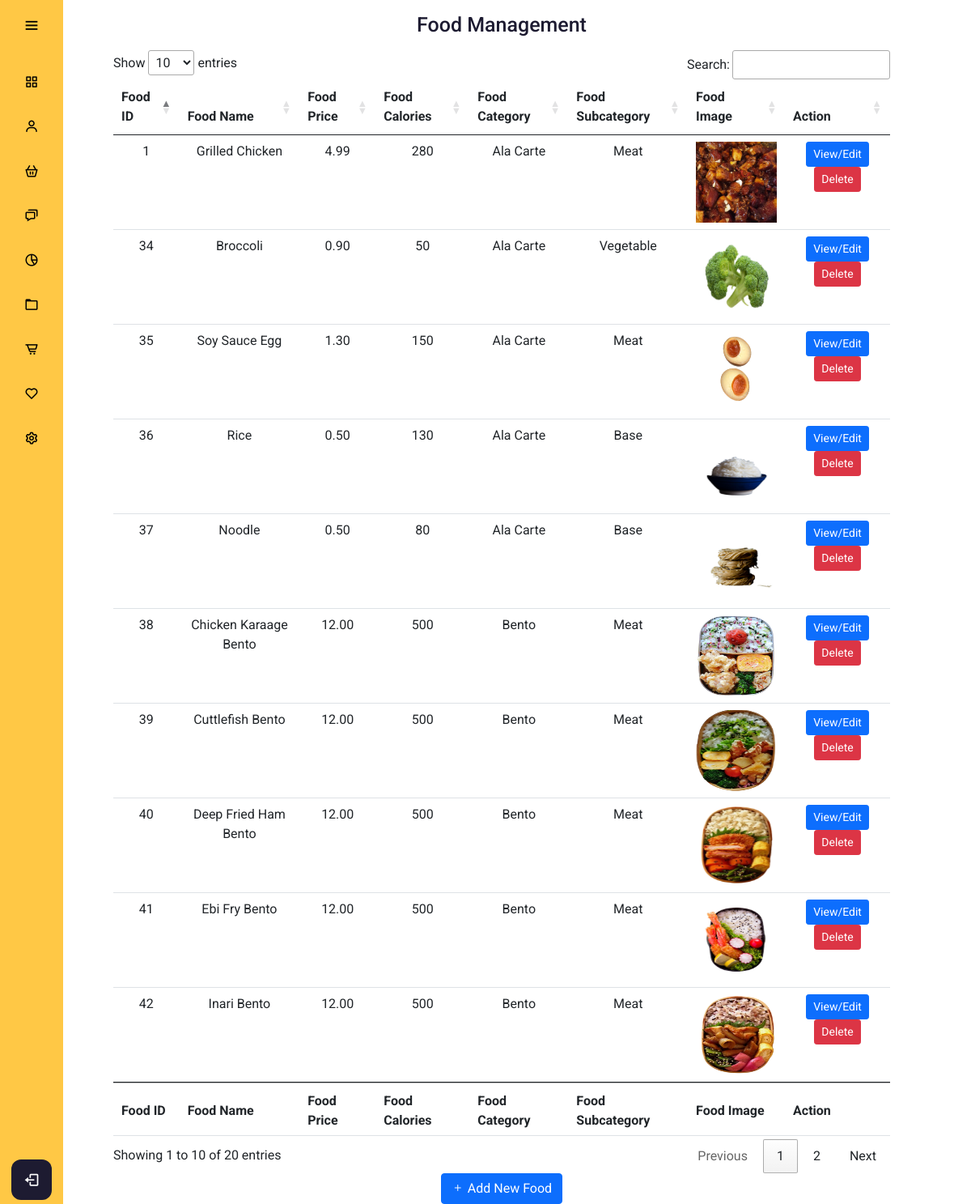
The app's page /admin/foodmanagement.php with its own data.
### tables this page shows
CREATE TABLE `food` (
  `food_id` int(11) NOT NULL,
  `food_name` varchar(255) NOT NULL,
  `food_category` varchar(128) NOT NULL,
  `food_subcategory` varchar(128) NOT NULL,
  `food_healthierchoice` smallint(6) DEFAULT '0',
  `food_vegan` smallint(6) DEFAULT NULL,
  `food_price` decimal(10,2) NOT NULL,
  `food_calories` int(11) NOT NULL,
  `food_img` varchar(256) DEFAULT NULL
);

### config/db.php (called while the page is built, shortened)
<?php
class DB {
  protected static $mdb = null;
  public static function getMDB() {
    $mdb = DB::$mdb;
    if ($mdb === null) {
      $mdb = DB::$mdb = new MeekroDB();
    }
    $mdb->sync_config();
    return $mdb;
  }
  public static function query() { $args = func_get_args(); return call_user_func_array(array(DB::getMDB(), 'query'), $args); }
}
class MeekroDB {
  public $encoding = 'latin1';
  public $connect_options = array(MYSQLI_OPT_CONNECT_TIMEOUT => 30);
  public $internal_mysql = null;
  public function __construct($host=null, $user=null, $password=null, $dbName=null, $port=null, $encoding=null, $socket=null)  {
    if ($encoding === null) $encoding = DB::$encoding;
    $this->encoding = $encoding;
  }
  public function get() {
    $mysql = $this->internal_mysql;
    if (!($mysql instanceof MySQLi)) {
      $mysql = new mysqli();
      foreach ($this->connect_options as $key => $value) {
        $mysql->options($key, $value);
      }
      $mysql->set_charset($this->encoding);
      $this->internal_mysql = $mysql;
    }
    return $mysql;
  }
  protected function preparseQueryParams() {
    $args = func_get_args();
    $sql = trim(strval(array_shift($args)));
    $args_all = $args;
    if (count($args_all) == 0) return array($sql);
    $chunkyQuery = array();
    return $chunkyQuery;
  }
  public function parseQueryParams() {
    $args = func_get_args();
    $chunkyQuery = call_user_func_array(array($this, 'preparseQueryParams'), $args);
    $query = '';
    foreach ($chunkyQuery as $chunk) {
      if (is_string($chunk)) {
        $query .= $chunk;
        continue;
      }
      $result = '';
      $query .= $result;
    }
    return $query;
  }
  protected function prependCall($function, $args, $prepend) { array_unshift($args, $prepend); return call_user_func_array($function, $args); }
  public function query() { $args = func_get_args(); return $this->prependCall(array($this, 'queryHelper'), $args, 'assoc'); }
  protected function queryHelper() {
    $args = func_get_args();
    $type = array_shift($args);
    $db = $this->get();
    $is_buffered = true;
    $row_type = 'assoc';
    $full_names = false;
    $sql = call_user_func_array(array($this, 'parseQueryParams'), $args);
    $result = $db->query($sql, $is_buffered ? MYSQLI_STORE_RESULT : MYSQLI_USE_RESULT);
    $return = array();
    while ($row = ($row_type == 'assoc' ? $result->fetch_assoc() : $result->fetch_row())) {
      $return[] = $row;
    }
    return $return;
  }
}
?>

### admin/foodmanagement.php (the view, shortened to what this page needs)
<?php
include "../config/db.php";
?>
<!DOCTYPE html>
<html lang="en" dir="ltr">
  <head>
    <link rel="stylesheet" href="adminstyle.css">
    <link href='https://unpkg.com/boxicons@2.0.7/css/boxicons.min.css' rel='stylesheet'>
    <link href="https://cdn.jsdelivr.net/npm/bootstrap@5.0.0-beta3/dist/css/bootstrap.min.css" rel="stylesheet">
    <link rel="stylesheet" href="https://cdn.jsdelivr.net/npm/bootstrap-icons@1.4.1/font/bootstrap-icons.css">
    <link rel="stylesheet" href="https://cdn.datatables.net/1.10.25/css/jquery.dataTables.min.css">
   </head>
<body>
  <?php
  include "adminheader.php";
  ?>
  <div class="home_content">
    <div class="text">Food Management </div>
    <table id="myTable" class="table table-hover">
        <thead>
            <tr>
            <th scope="col">Food ID</th>
            <th scope="col">Food Name</th>
            <th scope="col">Food Price</th>
            <th scope="col">Food Calories</th>
            <th scope="col">Food Category</th>
            <th scope="col">Food Subcategory</th>
            <th scope="col">Food Image</th>
            <th scope="col">Action</th>
            </tr>
        </thead>
        <tbody>
        <?php
        $getFoodQuery = DB::query("SELECT * FROM food");
        foreach($getFoodQuery as $getFoodResult){
        ?>
            <tr class="fooddata fooddata<?php echo $getFoodResult['food_id']; ?>">
              <td class="foodid"><?php echo $getFoodResult['food_id']; ?></td>
              <td class="foodname"><?php echo ucwords($getFoodResult['food_name']); ?></td>
              <td class="foodname"><?php echo $getFoodResult['food_price']; ?></td>
              <td class="foodcalories"><?php echo $getFoodResult['food_calories']; ?></td>
              <td class="foodcategory"><?php echo ucwords($getFoodResult['food_category']); ?></td>
              <td class="foodsubcategory"><?php echo ucwords($getFoodResult['food_subcategory']); ?></td>
              <td class="foodsimg"><img src="<?php echo $getFoodResult['food_img']; ?>"></td>
              <td><button type="button" class="btn btn-primary btn-sm editFood" id="editFood" value="editFood" data-id="<?php echo $getFoodResult['food_id']; ?>" data-bs-toggle="modal" data-bs-target="#foodinfo<?php echo $getFoodResult['food_id']; ?>" >View/Edit</button>
                  <button type="button" class="btn btn-danger btn-sm deleteFood" data-id="<?php echo $getFoodResult['food_id']; ?>" data-url="<?php echo $getFoodResult['food_img'] ?>" data-name="<?php echo $getFoodResult['food_name']; ?>" >Delete</button>
              </td>
            </tr>
        <?php
        }
        ?>
        </tbody>
        <tfoot>
          <tr>
            <th scope="col">Food ID</th>
            <th scope="col">Food Name</th>
            <th scope="col">Food Price</th>
            <th scope="col">Food Calories</th>
            <th scope="col">Food Category</th>
            <th scope="col">Food Subcategory</th>
            <th scope="col">Food Image</th>
            <th scope="col">Action</th>
          </tr>
        </tfoot>
    </table>
    <button type="button" data-bs-toggle="modal" data-bs-target="#addFood" class="btn btn-primary"><i class="bi bi-plus"></i> Add New Food</button>
  </div>
</body>
</html>

### admin/adminstyle.css (style rules this page uses)
* { margin: 0; padding: 0; box-sizing: border-box; font-family: "Roboto" , sans serif; }
body { position: relative; min-height: 100vh; width: 100%; overflow: scroll; }
.home_content { position: absolute; height: 100%; width: 80%; text-align: center; left: 140px; background: none; box-shadow: 0 5px 10px rgba(0,0,0,0.2px); transition: all 0.5s ease; justify-content: space-between; }
.home_content .text { font-size: 25px; font-weight: 500; color: #1d1b31; margin: 12px; }
.foodsimg { width:100px; height:100px; }
img { width:100px; height:100px; }

### records on screen
food: food_id "1", food_name "Grilled Chicken", food_price "4.99", food_calories "280", food_category "Ala Carte", food_subcategory "Meat", shows a picture
food: food_id "34", food_name "Broccoli", food_price "0.90", food_calories "50", food_category "Ala Carte", food_subcategory "Vegetable", food_img (picture)
food: food_id "35", food_name "Soy Sauce Egg", food_price "1.30", food_calories "150", food_category "Ala Carte", food_subcategory "Meat", food_img (picture)
food: food_id "36", food_name "Rice", food_price "0.50", food_calories "130", food_category "Ala Carte", food_subcategory "Base", food_img (picture)
food: food_id "37", food_name "Noodle", food_price "0.50", food_calories "80", food_category "Ala Carte", food_subcategory "Base", food_img (picture)
food: food_id "38", food_name "Chicken Karaage Bento", food_price "12.00", food_calories "500", food_category "Bento", food_subcategory "Meat", food_img (picture)
food: food_id "39", food_name "Cuttlefish Bento", food_price "12.00", food_calories "500", food_category "Bento", food_subcategory "Meat", food_img (picture)
food: food_id "40", food_name "Deep Fried Ham Bento", food_price "12.00", food_calories "500", food_category "Bento", food_subcategory "Meat", food_img (picture)
food: food_id "41", food_name "Ebi Fry Bento", food_price "12.00", food_calories "500", food_category "Bento", food_subcategory "Meat", food_img (picture)
food: food_id "42", food_name "Inari Bento", food_price "12.00", food_calories "500", food_category "Bento", food_subcategory "Meat", food_img (picture)
